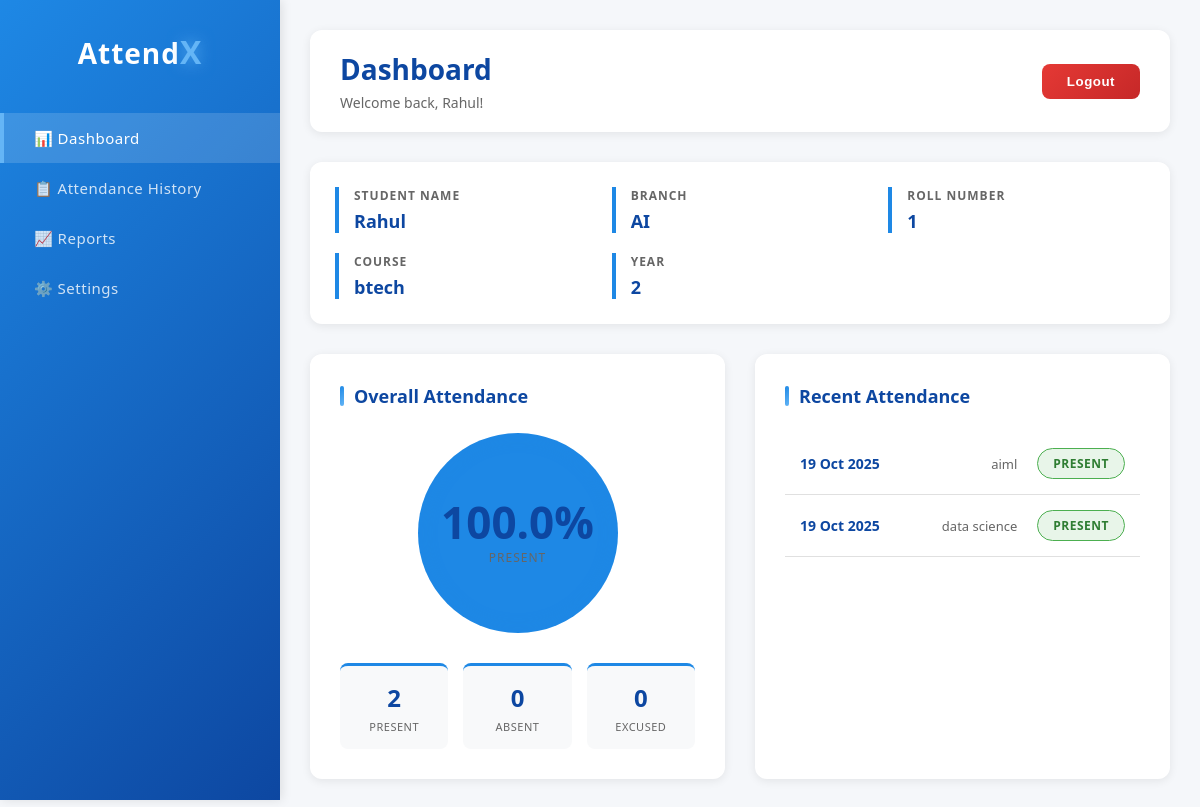
Screenshot of /student-dashboard/ (signed in) with the database file from the repository.
### home/models.py (models this page shows, shortened)
class Student(models.Model):
    user = models.OneToOneField(User, on_delete=models.CASCADE)
    name = models.CharField(max_length=100)
    roll_number = models.CharField(primary_key=True, max_length=20)
    course = models.CharField(max_length=100)
    year = models.IntegerField()
    branch = models.CharField(max_length=100,blank=True, null=True)
    teacher = models.ForeignKey(Teacher, on_delete=models.SET_NULL, null=True, blank=True, related_name="students")

class Attendance(models.Model):
    STATUS_CHOICES = [
        ('Present', 'Present'),
        ('Absent', 'Absent'),
        ('Late', 'Late'),
        ('Excused', 'Excused'),
    ]
    ATTENDENCE_TYPE_CHOICES = [
        ('One' , 'Single Session'),
        ('Two' , 'Double Session'),
    ]
    student = models.ForeignKey(Student, on_delete=models.CASCADE, related_name="attendance_records")
    subject = models.ForeignKey(Subject, on_delete=models.CASCADE, related_name="attendance_records")
    type = models.CharField(max_length=3, choices=ATTENDENCE_TYPE_CHOICES, default='One')
    date = models.DateField()
    status = models.CharField(max_length=10, choices=STATUS_CHOICES, default='Present')
    marked_by = models.ForeignKey(Teacher, on_delete=models.SET_NULL, null=True, blank=True, related_name="marked_attendance")
    class Meta:
        unique_together = ('student', 'subject', 'date')
        ordering = ['-date']

class Subject(models.Model):
    name = models.CharField(max_length=100)
    code = models.CharField(max_length=20, unique=True)

### home/views.py (the view)
# urls.py: path('student-dashboard/', views.student_dashboard_view, name='student_dashboard'),
def student_dashboard_view(request):
    if not request.user.is_authenticated:
        return redirect('login')
    try:
        student = Student.objects.get(user=request.user)
        attendance_records = student.attendance_records.all()[:10]  # Last 10 records
        all_records = student.attendance_records.all()
        total_classes = all_records.count()
        present_count = all_records.filter(status='Present').count()
        absent_count = all_records.filter(status='Absent').count()
        late_count = all_records.filter(status='Late').count()
        excused_count = all_records.filter(status='Excused').count()
        if total_classes > 0:
            attendance_percentage = round((present_count / total_classes) * 100, 1)
        else:
            attendance_percentage = 0
        context = {
            'user': request.user,
            'student': student,
            'attendance_records': attendance_records,
            'user_type': 'student',
            'total_classes': total_classes,
            'present_count': present_count,
            'absent_count': absent_count,
            'late_count': late_count,
            'excused_count': excused_count,
            'attendance_percentage': attendance_percentage,
        }
        return render(request, 'student_dashboard.html', context)
    except Student.DoesNotExist:
        messages.error(request, 'Access denied. Student profile not found.')
        return redirect('login')

### home/templates/student_dashboard.html (shortened to what this page needs)
<!DOCTYPE html>
<html lang="en">
<head>
</head>
<body>
    <div class="sidebar" id="sidebar">
        <div class="sidebar-logo">
            <h1>Attend<span class="x">X</span></h1>
        </div>
        <ul class="sidebar-menu">
            <li class="menu-item">
                <a href="#dashboard" class="menu-link active">📊 Dashboard</a>
            </li>
            <li class="menu-item">
                <a href="#history" class="menu-link">📋 Attendance History</a>
            </li>
            <li class="menu-item">
                <a href="#reports" class="menu-link">📈 Reports</a>
            </li>
            <li class="menu-item">
                <a href="#settings" class="menu-link">⚙️ Settings</a>
            </li>
        </ul>
    </div>
    <div class="main-content">
        <div class="header">
            <div class="header-title">
                <h1>Dashboard</h1>
                <p>Welcome back, {{ student.user.username }}!</p>
            </div>
            <button class="logout-btn" onclick="handleLogout()">Logout</button>
        </div>
        <div class="student-info">
            <div class="info-grid">
                <div class="info-item">
                    <div class="info-label">Student Name</div>
                    <div class="info-value">{{student.user.username}} </div>
                </div>
                <div class="info-item">
                    <div class="info-label">Branch</div>
                    <div class="info-value">{{student.branch}}</div>
                </div>
                <div class="info-item">
                    <div class="info-label">Roll Number</div>
                    <div class="info-value">{{student.roll_number}}</div>
                </div>
                <div class="info-item">
                    <div class="info-label">Course</div>
                    <div class="info-value">{{student.course}}</div>
                </div>
                <div class="info-item">
                    <div class="info-label">Year</div>
                    <div class="info-value">{{student.year}}</div>
                </div>
            </div>
        </div>
        <div class="attendance-section">
            <div class="attendance-card">
                <div class="card-title">Overall Attendance</div>
                <div class="attendance-progress">
                    <div class="progress-container" style="--percentage: {{ attendance_percentage }}%;">
                        <div class="progress-circle">
                            <div class="progress-text">
                                <div class="percentage">{{ attendance_percentage }}%</div>
                                <div class="percentage-label">Present</div>
                            </div>
                        </div>
                    </div>
                    <div class="attendance-stats">
                        <div class="stat-item">
                            <div class="stat-number">{{ present_count }}</div>
                            <div class="stat-label">Present</div>
                        </div>
                        <div class="stat-item">
                            <div class="stat-number">{{ absent_count }}</div>
                            <div class="stat-label">Absent</div>
                        </div>
                        <div class="stat-item">
                            <div class="stat-number">{{ excused_count }}</div>
                            <div class="stat-label">Excused</div>
                        </div>
                    </div>
                </div>
            </div>
            <div class="attendance-card">
                <div class="card-title">Recent Attendance</div>
                <div class="history-container">
                    {% if attendance_records %}
                        {% for record in attendance_records %}
                        <div class="history-item">
                            <span class="history-date">{{ record.date|date:"d M Y" }}</span>
                            <span class="history-time">{{ record.subject.name }}</span>
                            <span class="status-badge status-{{ record.status|lower }}">{{ record.status }}</span>
                        </div>
                        {% endfor %}
                    {% else %}
                        <div class="no-data">
                            <p>No attendance records found.</p>
                        </div>
                    {% endif %}
                </div>
            </div>
        </div>
    </div>
</body>
</html>

### rows the page displays
Student: user.username "Rahul", branch "AI", roll_number "1", course "btech", year "2"
Attendance: date "19 Oct 2025", subject.name "aiml", status "PRESENT"
Attendance: date "19 Oct 2025", subject.name "data science", status "PRESENT"

### other values shown
{{ attendance_percentage }} "100.0"
{{ present_count }} "2"
{{ absent_count }} "0"
{{ excused_count }} "0"
